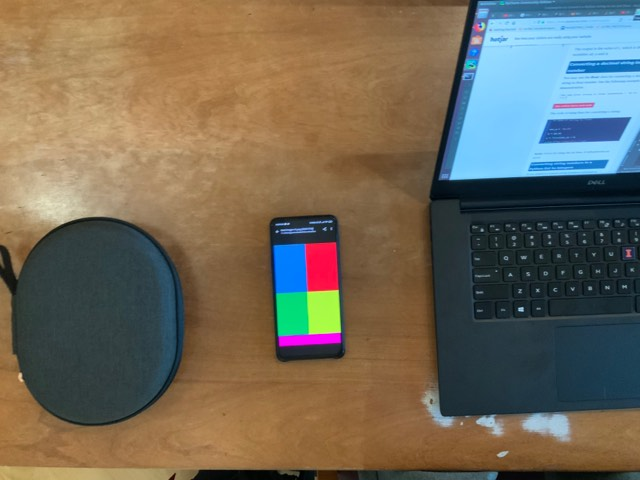
#> input picture opencv_testing/desk_test.jpg, 640 x 480 px, found by its file name
$ python Canny_test.py
#> lines starting #> are read from the running program, lines starting #| are printed output that depends on the picture
import cv2

import numpy as np

from matplotlib import pyplot as plt

# def nothing(x):
#
# img = np.zeros((300, 512, 3), np.uint8)
# cv2.namedWindow('adjust')
#
# cv2.createTrackbar('thresholdA', 'adjust', 0, 255, nothing)
#
#
#


# img = cv2.imread("/home/maxwelllwang/c-clickr/opencv_testing/test-image-v1.jpg", -1)
imgGs = cv2.imread("/home/maxwelllwang/c-clickr/opencv_testing/desk_test.jpg", 0)
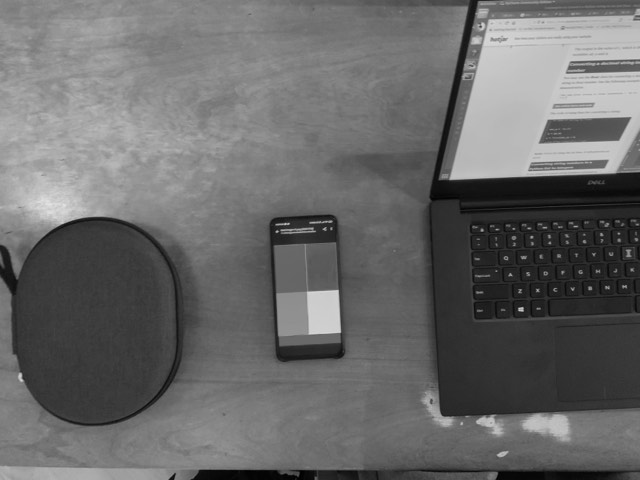
#> imgGs: shape (480, 640); min 0, max 228, mean 105.4
img = cv2.imread("/home/maxwelllwang/c-clickr/opencv_testing/desk_test.jpg", -1)
#> img is the input picture: shape (480, 640, 3); mean B, G, R 88.6, 104.7, 113.1

#> (the run stopped early here; a loop or call above may not have finished)

$ run again, with opencv_testing/camShiftTest.jpg copied over opencv_testing/desk_test.jpg
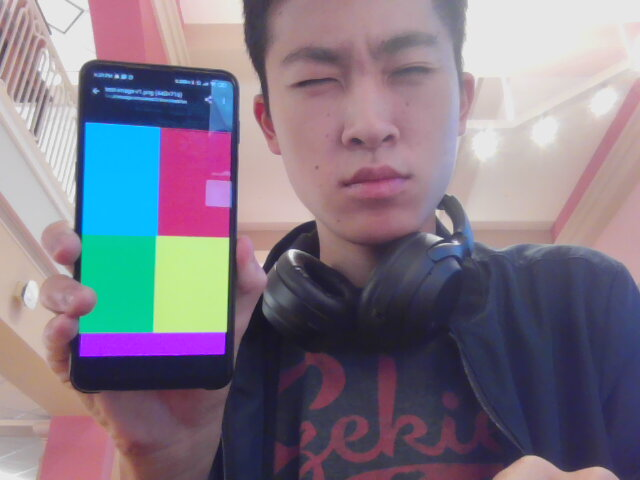
#> input picture opencv_testing/camShiftTest.jpg, 640 x 480 px, found by its file name
#> `imgGs = cv2.imread("/home/maxwelllwang/c-clickr/opencv_testing/desk_te..`:
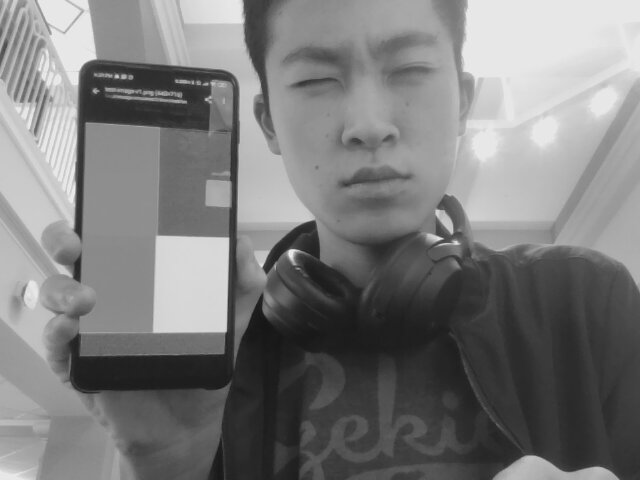
#> imgGs: shape (480, 640); min 20, max 244, mean 123.6
#> img is the input picture: shape (480, 640, 3); mean B, G, R 133.4, 119.2, 128.4
